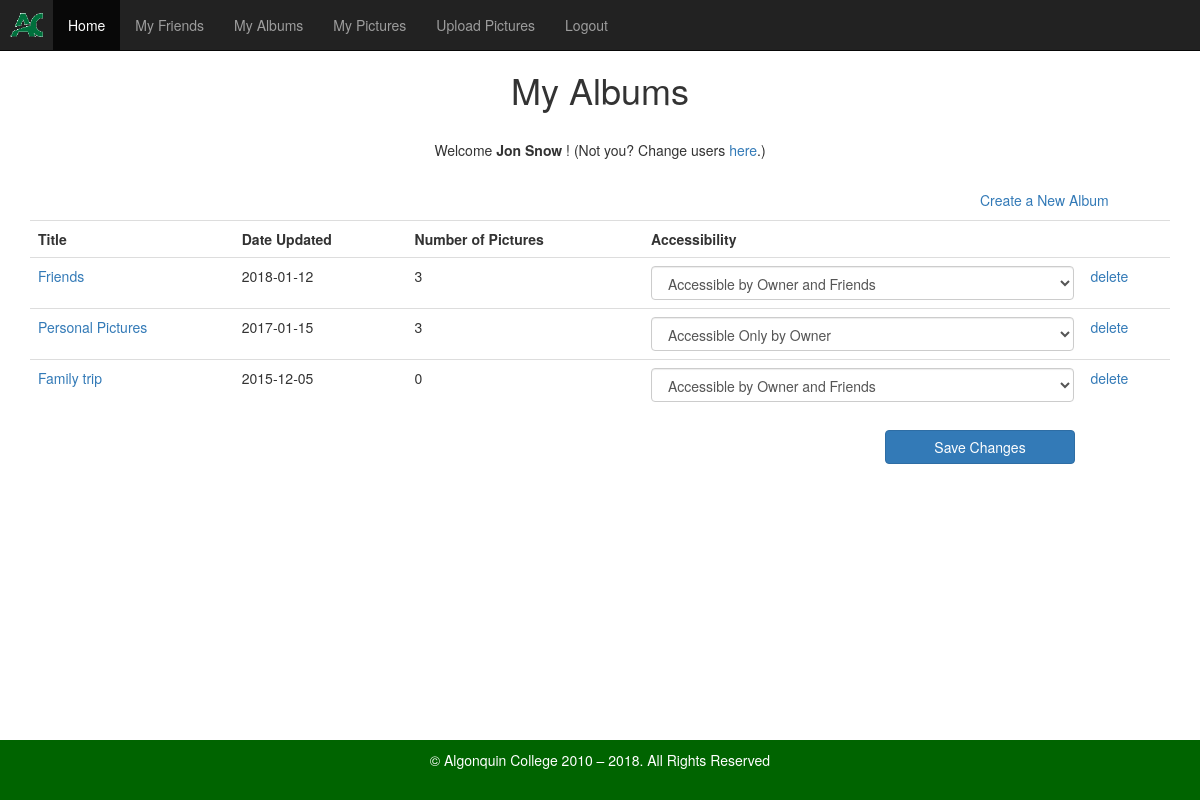
Screenshot of /MyAlbums.php (signed in) with the database file from the repository.
### tables this page shows
CREATE TABLE Album (
	Album_Id int(11) PRIMARY KEY AUTO_INCREMENT,
	Title varchar(256) NOT NULL,
	Description varchar(3000), 
	Date_Updated Date NOT NULL,
	Owner_Id varchar(16) NOT NULL,
	Accessibility_Code varchar(16) NOT NULL,
	FOREIGN KEY (Owner_Id) REFERENCES Users (UserId),
	FOREIGN KEY (Accessibility_Code) REFERENCES Accessibility (Accessibility_Code)
);

### SqlScripts/Queries.php (called while the page is built, shortened)
<?php
function connectToDb(){
    $dbConnection = parse_ini_file("db_connection.ini");
    extract($dbConnection);
    return new PDO($dsn, $user, $password);
}
function showAlbums($ownerID) {
    $myPdo = connectToDb();
    $sql = "SELECT Album_Id, Title, Date_Updated, Owner_Id, Accessibility_Code, Description
            FROM album
            INNER JOIN users ON album.Owner_ID = users.UserId
            WHERE Owner_ID = :ownerID;";
    $pStatment = $myPdo->prepare($sql);
    $pStatment->execute( array('ownerID' => $ownerID));
    $data = $pStatment->fetchAll();
    return $data;
}
function countPicturesInAlbum($AlbumId){
    $myPdo = connectToDb();
    $sql = "SELECT * FROM CST8257.Picture WHERE Album_Id = :albumId";
    $pStatment = $myPdo->prepare($sql);
    $pStatment->execute( array('albumId' => $AlbumId));
    return $pStatment->rowCount();
}
?>

### MyAlbums.php (the view, shortened to what this page needs)
<?php include ("./CommonFiles/Header.php"); ?>
<body>
    <div class="container">
        <form class="form-horizontal" id="accChangeForm" action="<?php echo $_SERVER['PHP_SELF']; ?>" method="post">
            <h1 style="text-align: center">My Albums</h1>
            <br />
            <p class="text-center">
                Welcome
                <b>
                    <?php echo "$_SESSION[LoggedInUserName]"; ?>
                </b>!
            (Not you? Change users
                <a href="<?php echo $directoryPrefix; ?>/Logout.php">here</a>.)
            </p>
            <br />
            <p class="col-lg-offset-10">
                <a href="AddAlbum.php">Create a New Album</a>
            </p>
            <table class="table">
                <tr>
                    <th>Title</th>
                    <th>Date Updated</th>
                    <th>Number of Pictures</th>
                    <th>Accessibility</th>
                    <th></th>
                </tr>
                <?php
                $albumList = showAlbums($_SESSION["LoggedInUserId"]);
                $index = 0;
                $albumList = showAlbums($_SESSION["LoggedInUserId"]);
                foreach ($albumList as $album) {
                $numOfPicInAlbum = countPicturesInAlbum($album[Album_Id]);
                $albumTitle = htmlspecialchars($album[Title]);
                echo <<< EOT
                <tr>
                <td id="$album[Album_Id]"><a href="MyPictures.php?albumID=$album[Album_Id]">$albumTitle</a></td>
                <td>$album[Date_Updated]</td>
                <td>$numOfPicInAlbum</td>
                <td>
                    <select class="form-control" id="accessibility$index" name="accessibility$index">
EOT;
                    if ($album[Accessibility_Code] == "shared") {
                        echo "<option value='shared' selected>Accessible by Owner and Friends</option>";
                    }
                    else {
                        echo "<option value='private' selected>Accessible Only by Owner</option>";
                    }
                    echo "</select>";
                    echo "</td>";
                    echo "<td><a class='delete' href='?deleteAlbumID=$album[Album_Id]'>delete</a></td>";
                    $index++;
                }
                ?>
            </table>
            <input type="submit" name="btnSaveChanges" class="col-lg-2 col-lg-offset-9 btn btn-primary" id="btnSaveChanges" value="Save Changes" />
        </form>
    </div>
    <?php include ("./CommonFiles/Footer.php"); ?>
</body>

### CommonFiles/Header.php (shortened to what this page needs)
<!DOCTYPE html>
<html lang="en" style="position: relative; min-height: 100%;">
<head>
    <link href="<?php echo $directoryPrefix; ?>/SiteResources/Contents/css/bootstrap.min.css" rel="stylesheet" type="text/css" />
    <link href="<?php echo $directoryPrefix; ?>/SiteResources/Contents/AlgCss/Site.css" rel="stylesheet" type="text/css" />
</head>
<body style="padding-top: 50px; margin-bottom: 60px;">
    <nav class="navbar navbar-default navbar-fixed-top navbar-inverse">
        <div class="container-fluid">
            <div class="navbar-header">
                <a class="navbar-brand" style="padding: 10px" href="http://www.algonquincollege.com">
                    <img src="<?php echo $directoryPrefix; ?>/SiteResources/Contents/img/AC.png"
                         alt="Algonquin College" style="max-width:100%; max-height:100%;" />
                </a>
            </div>
            <div class="collapse navbar-collapse" id="bs-example-navbar-collapse-1">
                <ul class="nav navbar-nav">
                    <li class="active"><a href="<?php echo $directoryPrefix; ?>/Index.php">Home</a></li>
                    <li><a href="<?php echo $directoryPrefix; ?>/MyFriends.php">My Friends</a></li>
                    <li><a href="<?php echo $directoryPrefix; ?>/MyAlbums.php">My Albums</a></li>
                    <li><a href="<?php echo $directoryPrefix; ?>/MyPictures.php">My Pictures</a></li>
                    <li><a href="<?php echo $directoryPrefix; ?>/UploadPictures.php">Upload Pictures</a></li>
                    <?php if (empty($_SESSION["LoggedInUserId"])) : ?>
                    <li><a href="<?php echo $directoryPrefix; ?>/Login.php">Log In</a></li>
                    <?php else : ?>
                    <li><a href="<?php echo $directoryPrefix; ?>/Logout.php">Logout</a></li>
                    <?php endif; ?>
                </ul>
            </div>
        </div>
    </nav>

### CommonFiles/Footer.php (shortened to what this page needs)
        <footer style="position: absolute; bottom: 0;
                   width: 100%; height: 60px; background-color: darkgreen;">
            	<div class="container">
                    <p style="text-align: center; padding: 10px; color: white;">
            &copy; Algonquin College 2010 –
            <?php date_default_timezone_set("America/Toronto"); print Date("Y"); ?>.
            All Rights Reserved
                 </p>
            	</div>
        </footer>
</body>
</html>

### rows the page displays
album: Title "Friends", Date_Updated "2018-01-12", numOfPicInAlbum "3", Accessibility_Code "Accessible by Owner and Friends"
album: Title "Personal Pictures", Date_Updated "2017-01-15", numOfPicInAlbum "3", Accessibility_Code "Accessible Only by Owner"
album: Title "Family trip", Date_Updated "2015-12-05", numOfPicInAlbum "0", Accessibility_Code "Accessible by Owner and Friends"

### other values shown
$_SESSION[LoggedInUserName] "Jon Snow"
Date("Y") "2018"
